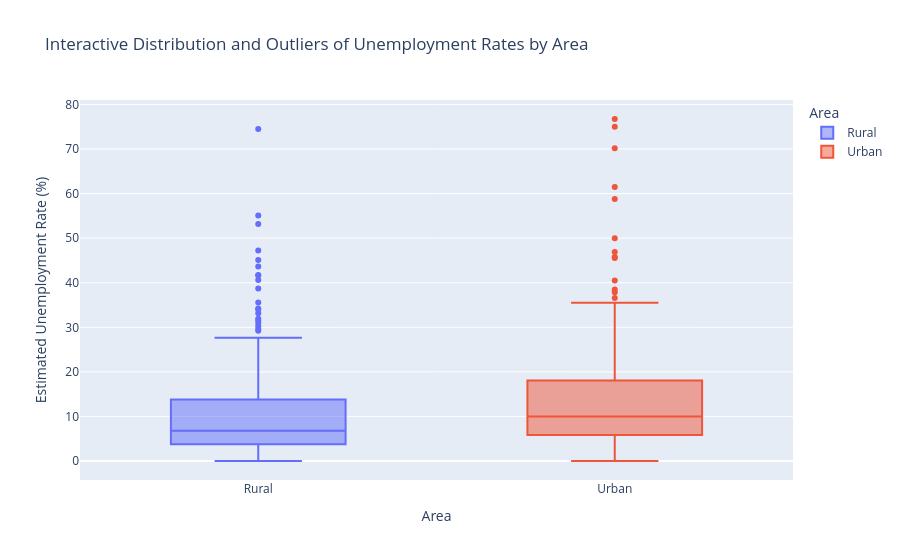

The notebook cell this image was saved under:
### Markdown cell above
## Step 7: Interactive Outlier Detection (Analyzing Extreme Shocks)
During the COVID-19 pandemic, certain regions experienced sudden, massive spikes in unemployment. To properly identify these extreme events without losing the context of where and when they happened, we will use an interactive boxplot.

1. **`px.box()`**: The standard Plotly function for drawing box-and-whisker plots to show data distribution (median, quartiles, and outliers).
2. **`hover_data=['Region', 'Date']`**: This powerful parameter injects extra columns from our dataframe into the chart's tooltips. By hovering over any outlier dot, we can instantly identify which state experienced the shock and on what date, completely eliminating the need to write separate query code to find these anomalies.

### Code cell
# 1. Create the interactive boxplot
fig = px.box(
    df_india,
    x='Area',
    y='Estimated Unemployment Rate (%)',
    color='Area',
    hover_data=['Region', 'Date'],  # Injecting Region and Date for the hover tooltips
    title='Interactive Distribution and Outliers of Unemployment Rates by Area'
)

# 2. Update layout for clean axis labels
fig.update_layout(
    xaxis_title='Area',
    yaxis_title='Estimated Unemployment Rate (%)'
)

# 3. Display the chart
fig.show()

### Figure 1 — Plotly figure (JSON) as saved in the notebook; plotly's stock layout.template omitted (floating-point values rounded to 4 significant figures; data arrays with more than 128 entries replaced by an {"elided": "..."} marker saying what was removed)
{"data": [{"alignmentgroup": "True", "customdata": {"elided": "359x2 str values"}, "hovertemplate": "Area=%{x}<br>Estimated Unemployment Rate (%)=%{y}<br>Region=%{customdata[0]}<br>Date=%{customdata[1]}<extra></extra>", "legendgroup": "Rural", "marker": {"color": "#636efa"}, "name": "Rural", "notched": false, "offsetgroup": "Rural", "orientation": "v", "showlegend": true, "type": "box", "x": {"elided": "359 str values"}, "x0": " ", "xaxis": "x", "y": {"elided": "359 float values"}, "y0": " ", "yaxis": "y"}, {"alignmentgroup": "True", "customdata": {"elided": "381x2 str values"}, "hovertemplate": "Area=%{x}<br>Estimated Unemployment Rate (%)=%{y}<br>Region=%{customdata[0]}<br>Date=%{customdata[1]}<extra></extra>", "legendgroup": "Urban", "marker": {"color": "#EF553B"}, "name": "Urban", "notched": false, "offsetgroup": "Urban", "orientation": "v", "showlegend": true, "type": "box", "x": {"elided": "381 str values"}, "x0": " ", "xaxis": "x", "y": {"elided": "381 float values"}, "y0": " ", "yaxis": "y"}], "layout": {"boxmode": "overlay", "legend": {"title": {"text": "Area"}, "tracegroupgap": 0}, "title": {"text": "Interactive Distribution and Outliers of Unemployment Rates by Area"}, "xaxis": {"anchor": "y", "categoryarray": ["Rural", "Urban"], "categoryorder": "array", "domain": [0, 1], "title": {"text": "Area"}}, "yaxis": {"anchor": "x", "domain": [0, 1], "title": {"text": "Estimated Unemployment Rate (%)"}}}}
